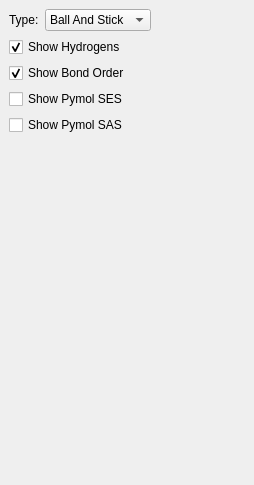
<?xml version="1.0" encoding="UTF-8"?>
<ui version="4.0">
 <class>DisplaySettingsDock</class>
 <widget class="QDockWidget" name="DisplaySettingsDock">
  <property name="geometry">
   <rect>
    <x>0</x>
    <y>0</y>
    <width>254</width>
    <height>485</height>
   </rect>
  </property>
  <property name="windowTitle">
   <string>Display Settings</string>
  </property>
  <widget class="QWidget" name="dockWidgetContents">
   <layout class="QFormLayout" name="formLayout">
    <property name="fieldGrowthPolicy">
     <enum>QFormLayout::FieldsStayAtSizeHint</enum>
    </property>
    <item row="0" column="0">
     <widget class="QLabel" name="moleculeTypeLabel">
      <property name="text">
       <string>Type:</string>
      </property>
     </widget>
    </item>
    <item row="0" column="1">
     <widget class="QComboBox" name="moleculeTypeComboBox">
      <item>
       <property name="text">
        <string>Ball And Stick</string>
       </property>
      </item>
      <item>
       <property name="text">
        <string>Stick</string>
       </property>
      </item>
      <item>
       <property name="text">
        <string>Space Filling</string>
       </property>
      </item>
     </widget>
    </item>
    <item row="2" column="0" colspan="2">
     <widget class="QCheckBox" name="showHydrogensCheckBox">
      <property name="text">
       <string>Show Hydrogens</string>
      </property>
      <property name="checked">
       <bool>true</bool>
      </property>
     </widget>
    </item>
    <item row="3" column="0" colspan="2">
     <widget class="QCheckBox" name="showBondOrderCheckBox">
      <property name="text">
       <string>Show Bond Order</string>
      </property>
      <property name="checked">
       <bool>true</bool>
      </property>
     </widget>
    </item>
    <item row="4" column="0" colspan="2">
     <widget class="QCheckBox" name="showPymolSESCheckBox">
      <property name="text">
       <string>Show Pymol SES</string>
      </property>
     </widget>
    </item>
    <item row="5" column="0" colspan="2">
     <widget class="QCheckBox" name="showPymolSASCheckBox">
      <property name="text">
       <string>Show Pymol SAS</string>
      </property>
     </widget>
    </item>
   </layout>
  </widget>
 </widget>
 <resources/>
 <connections/>
</ui>
